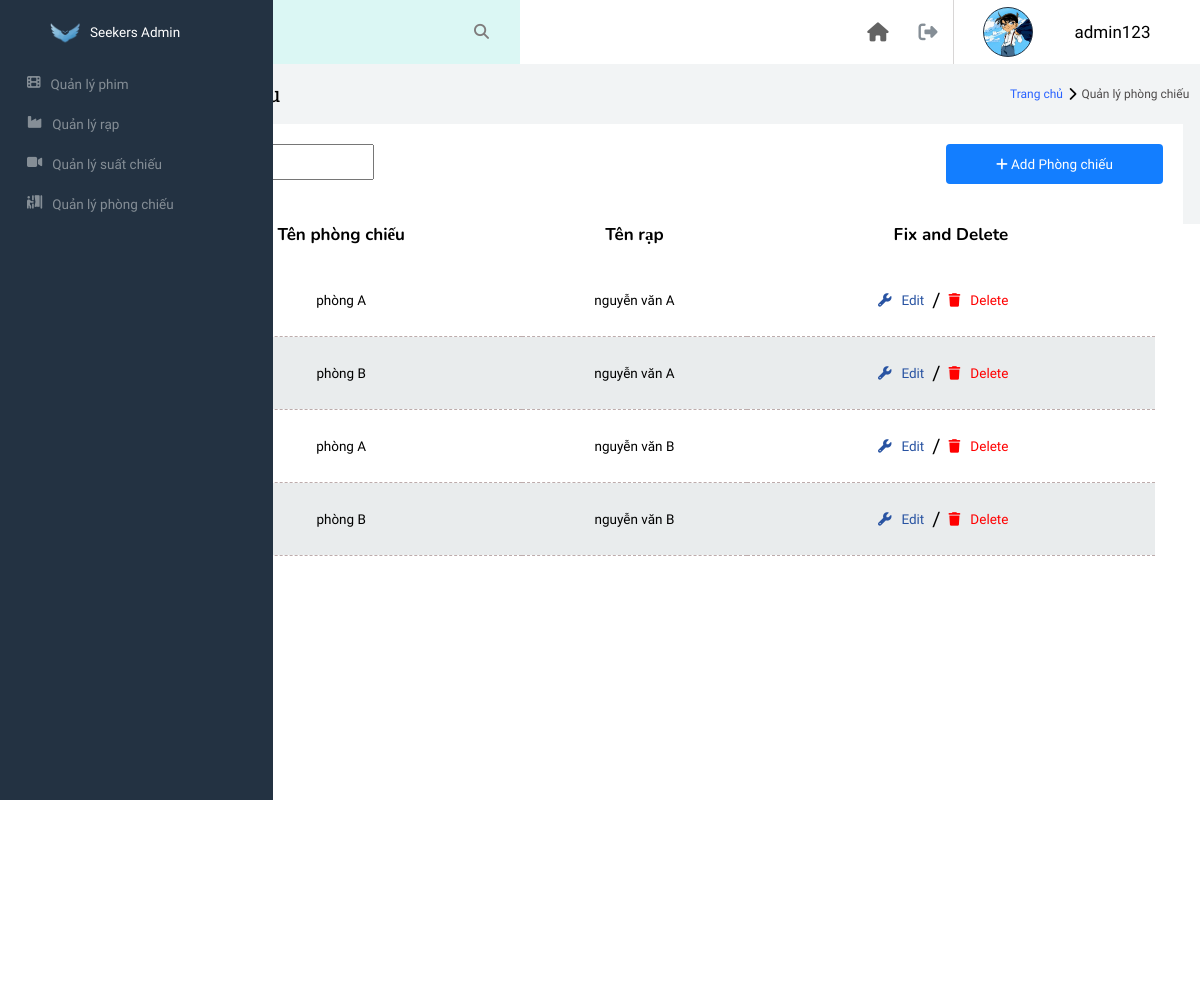
Page /admin/admin.php?contro=phongchieu (signed in) on the committed database.
### tables this page shows
CREATE TABLE `phongchieu` (
  `id` int(11) NOT NULL,
  `tenphong` varchar(50) NOT NULL,
  `idrap` int(11) NOT NULL
);

CREATE TABLE `rap` (
  `id` int(11) NOT NULL,
  `tenrap` varchar(50) NOT NULL,
  `diachi` varchar(50) NOT NULL,
  `idtinhthanh` int(11) NOT NULL
);

### admin/controller/phongchieu.php (called while the page is built, shortened)
<?php
    require_once "model/getdata.php";
    $loadphongchieu=LoadAllPhongchieu();
    include_once "view/phongchieu.php";
?>

### admin/model/getdata.php (called while the page is built, shortened)
<?php
function LoadAllPhongchieu(){
    global $conn;
    $sql="select * from phongchieu";
    $stmt = $conn->prepare($sql);
    $stmt->execute();
    $resul = $stmt->fetchAll();
    return $resul;
}
function LoadRapById($id){
    global $conn;
    $sql= "select * from rap where id =".$id." ";
    $stmt = $conn->prepare($sql);
    $stmt->execute();
    $result = $stmt->fetch();
    return $result;
}
?>

### admin/view/phongchieu.php (the view, shortened to what this page needs)
<main>
    <?php
    require_once "view/sidebar.php";
    ?>
<article class="col_11">
		<div class="head col_12">
			<div class="name_action col_10">
				<h1 class="foot_font">Quản lý phòng chiếu</h1>
			</div>
			<div class="map_action col_2">
				<a href="admin.php?contro=home">
					<h1>Trang chủ</h1>
				</a>
				<i class="fas fa-chevron-right"></i>
				<a href="admin.php?contro=phongchieu">
					<h3>Quản lý phòng chiếu</h3>
				</a>
			</div>
			<div class="col_12">
				<div class="search_table">
					<div class="col_6">
						<form action="#" method="post">
						<input type="text" name="seach_table" id="search_table" class="col_6" placeholder="Tìm kiếm tên phim">
						</form>
					</div>
					<div class="add_data col_6">
						<button type="button" onclick="show_form_add_phongchieu();" id="open_form_add_phongchieu" value="1">
							<i class="fas fa-plus"></i>
							<span>Add Phòng chiếu</span>
                    </div>
				</div>
            </div>
            <div class="col_12">
			<div class="content">
            <div class="phongchieu_data">
            <div class="data_table">
            <table>
                <thead>
                <tr>
                    <th>ID</th>
                    <th>Tên phòng chiếu</th>
                    <th>Tên rạp</th>
                    <th>Fix and Delete</th>
                </tr>
                </thead>
                <tbody>
                <form action="admin.php?contro=phongchieu&mul_del" method="post" id="del_mul_phongchieu_form">
                    <?php
                    foreach ($loadphongchieu as $Pch){
                        $Rap = LoadRapById($Pch['idrap']);
                    echo '
                    <tr>
                        <td>'.$Pch['id'].'</td>
                        <td>'.$Pch['tenphong'].'</td>
                        <td>'.$Rap['tenrap'].'</td>
                        <td>
                            <div class="tools_data_table">
                            <button type="button" class="edit_but" id="edit_phongchieu_but'.$Pch['id'].'" value="'.$Pch['id'].'">
                                <i class="fas fa-wrench"></i>
                                <p>Edit</p>
                            </button>
                            <p class="slash">/</p>
                            <a class="del_but" href="admin.php?contro=phongchieu&xoaphongchieu='.$Pch['id'].'">
                                <i class="fas fa-trash"></i>
                                <p>Delete</p>
                            </a>
                            </div>
                        </td>
                    </tr>';
                     }
                    ?>
                </form>
                </tbody>
            </table>
            </div>
            </div>
            </div>
		</div>
	</article>
</main>

### admin/view/css/admin.css (style rules this page uses)
* { font-weight: normal; margin: 0px; box-sizing: border-box; font-family: 'Comfortaa', serif; font-size: 13.5px; }
html { scroll-behavior: smooth; }
.foot_font { font-family: 'Roboto Slab', serif; }
.col_12 { min-height: 1px; width: 100%; float: left; }
.col_11 { min-height: 1px; width: 91.6666666666666%; float: left; }
.col_10 { min-height: 1px; width: 83.33333333%; float: left; }
.col_6 { float: left; min-height: 1px; width: 50%; }
.col_2 { float: left; min-height: 1px; width: 16.6666666666%; }
div, header, main, footer { box-sizing: border-box; position: relative; }
main { height: 100vh; }
h1, h2, h3, h4, h5, h6 { margin: 0px; padding: 0px; }
a { text-decoration: none; }
article { margin-left: 5%; width: 95% !important; background: #f2f4f5; min-height: 100vh; float: right !important; }
.head { height: 160px; }
.name_action { height: 60px; }
.name_action h1 { line-height: 60px; padding: 0px 20px; font-size: 21px; }
.map_action { height: 60px; }
.map_action a { line-height: 60px; float: left; height: 60px; text-decoration: none; }
.map_action h1 { font-size: 12px; color: #2962ff; }
.map_action i { float: left; line-height: 60px; padding: 0px 5px; color: #000000; }
.map_action h3 { font-size: 12px; color: #4e4b4b; }
.search_table { height: 80px; width: 97%; margin: 0px auto; background: #fff; }
#search_table { outline: none; margin-top: 20px; margin-left: 20px; line-height: 30px; padding-left: 11px; }
.content { margin-top: 20px; min-height: 800px; width: 97%; margin: 0px auto; background: #fff; }
.add_data button { background: #137eff; padding: 0px 50px; float: right; margin-right: 20px; margin-top: 20px; height: 40px; color: #fff; border-radius: 4px; border: none; }
.phongchieu_data .data_table table { border-collapse: collapse; width: 95%; margin: 0 auto; padding-bottom: 30px; }
.phongchieu_data .data_table tr:nth-child(odd) { background: #bdc7ca55; }
.phongchieu_data .data_table thead tr { height: 60px; background: #fff !important; }
.phongchieu_data .data_table thead tr th { font-family: Nunito, serif; font-weight: bold; font-size: 17px; }
.phongchieu_data .data_table tr td { padding: 6px 0px; border-bottom: 1px dashed #bdacac; text-align: center; }
.phongchieu_data .data_table td { text-align: center; overflow: hidden; }
.phongchieu_data .tools_data_table { width: 146px; height: 60px; margin: 0px auto; }
.phongchieu_data .tools_data_table .slash { padding: 0px 8px; float: left; font-size: 20px; line-height: 60px; }
.phongchieu_data .tools_data_table .del_but p { color: #f00; padding-left: 10px; line-height: 60px; float: left; }
.phongchieu_data .tools_data_table .del_but i { line-height: 60px; float: left; color: #f00; }
.phongchieu_data .tools_data_table .edit_but { padding: 0px; float: left; margin: 0; background: no-repeat; outline: none; border: none; }
.phongchieu_data .tools_data_table .edit_but i { float: left; color: #2853a2; line-height: 60px; }
.phongchieu_data .tools_data_table .edit_but p { color: #2853a2; padding-left: 10px; float: left; line-height: 60px; }

### rows in the picture
phongchieu: tenphong "phòng A", idrap.tenrap "nguyễn văn A", $Pch['id'] 71 (drawn)
phongchieu: tenphong "phòng B", idrap.tenrap "nguyễn văn A", $Pch['id'] 72 (drawn)
phongchieu: tenphong "phòng A", idrap.tenrap "nguyễn văn B", $Pch['id'] 73 (drawn)
phongchieu: tenphong "phòng B", idrap.tenrap "nguyễn văn B", $Pch['id'] 74 (drawn)

### other values in the picture
$_SESSION['user'] "admin123"
